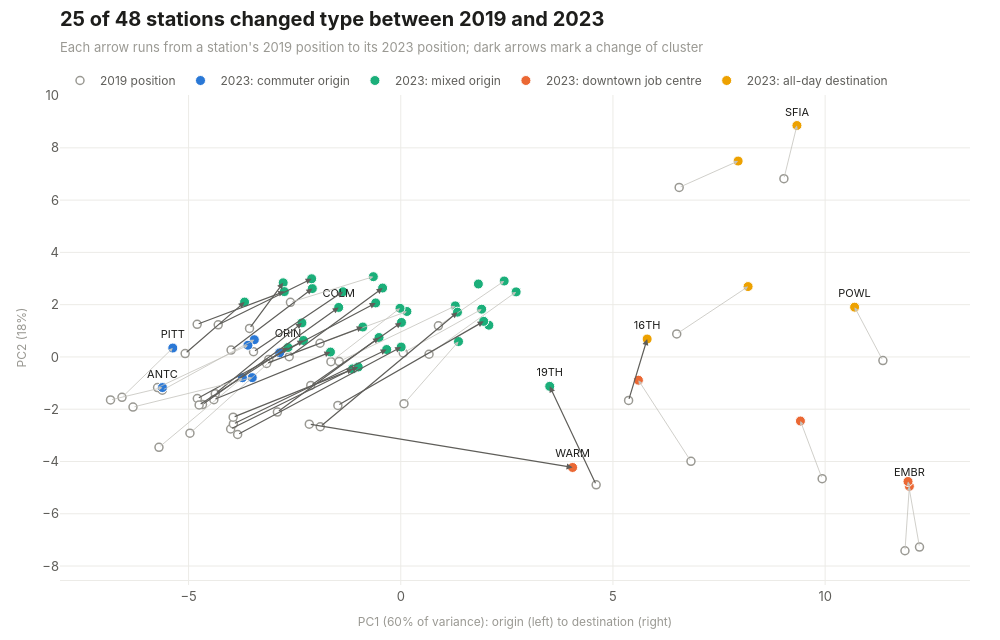

Source (notebook cell):
### Code cell
wide = assignments.pivot(index="station", columns="year", values=["cluster", "pc1", "pc2"])
moves = pd.DataFrame({
    "cluster_2019": wide[("cluster", "2019")],
    "cluster_2023": wide[("cluster", "2023")],
    "pc1_2019": wide[("pc1", "2019")],
    "pc2_2019": wide[("pc2", "2019")],
    "pc1_2023": wide[("pc1", "2023")],
    "pc2_2023": wide[("pc2", "2023")],
})
both_years = moves.dropna().copy()
both_years["switched"] = both_years["cluster_2019"] != both_years["cluster_2023"]
both_years.index.name = "station"
station_records = both_years.reset_index().to_dict("records")

switched_count = 0
for row in station_records:
    if row["switched"]:
        switched_count = switched_count + 1

print(f"stations in both years: {len(both_years)}")
print(f"stations that switched cluster: {switched_count}")

LABELLED = ["WARM", "16TH", "19TH", "COLM", "ORIN", "EMBR", "SFIA", "PITT", "ANTC", "POWL"]

fig = go.Figure()
for row in station_records:
    if row["switched"]:
        arrow_color = viz.INK2
        arrow_width = 1.2
    else:
        arrow_color = viz.CONTEXT
        arrow_width = 0.8
    fig.add_annotation(
        x=row["pc1_2023"], y=row["pc2_2023"], ax=row["pc1_2019"], ay=row["pc2_2019"],
        xref="x", yref="y", axref="x", ayref="y",
        showarrow=True, arrowhead=2, arrowsize=1, arrowwidth=arrow_width, arrowcolor=arrow_color, text="",
    )

points_2019 = assignments[assignments["year"] == "2019"]
fig.add_trace(go.Scatter(
    x=points_2019["pc1"], y=points_2019["pc2"], mode="markers", name="2019 position",
    marker=dict(size=8, color="white", line=dict(color=viz.MUTED, width=1.5)),
    text=points_2019["station"], customdata=points_2019["cluster"],
    hovertemplate="%{text} 2019<br>%{customdata}<extra></extra>",
))

for cluster in CLUSTER_ORDER:
    rows = assignments[(assignments["year"] == "2023") & (assignments["cluster"] == cluster)]
    labels = []
    for station in rows["station"]:
        if station in LABELLED:
            labels.append(station)
        else:
            labels.append("")
    fig.add_trace(go.Scatter(
        x=rows["pc1"], y=rows["pc2"], mode="markers+text", name=f"2023: {cluster}",
        marker=dict(size=10, color=CLUSTER_COLOR[cluster], line=dict(color="white", width=1)),
        text=labels, textposition="top center", textfont=dict(size=11, color=viz.INK),
        customdata=rows["station"],
        hovertemplate="%{customdata} 2023<extra>" + cluster + "</extra>",
    ))

fig.update_layout(hovermode="closest", legend=dict(y=1.0))
fig.update_xaxes(title_text=f"PC1 ({100 * explained[0]:.0f}% of variance): origin (left) to destination (right)", showgrid=True, gridcolor=viz.GRID)
fig.update_yaxes(title_text=f"PC2 ({100 * explained[1]:.0f}%)")

title = f"{switched_count} of {len(both_years)} stations changed type between 2019 and 2023"
subtitle = "Each arrow runs from a station's 2019 position to its 2023 position; dark arrows mark a change of cluster"
viz.titled(fig, title, subtitle)
viz.save(fig, "09_station_map", height=640)
fig

### Figure 1 — Plotly figure (JSON) as saved in the notebook; plotly's stock layout.template omitted (floating-point values rounded to 4 significant figures)
{"data": [{"customdata": ["downtown job centre", "downtown job centre", "downtown job centre", "mixed origin", "commuter origin", "commuter origin", "mixed origin", "commuter origin", "commuter origin", "downtown job centre", "commuter origin", "mixed origin", "commuter origin", "mixed origin", "all-day destination", "commuter origin", "commuter origin", "downtown job centre", "commuter origin", "mixed origin", "commuter origin", "mixed origin", "commuter origin", "mixed origin", "mixed origin", "commuter origin", "downtown job centre", "commuter origin", "commuter origin", "all-day destination", "commuter origin", "commuter origin", "commuter origin", "commuter origin", "commuter origin", "all-day destination", "commuter origin", "commuter origin", "commuter origin", "commuter origin", "all-day destination", "commuter origin", "commuter origin", "commuter origin", "commuter origin", "commuter origin", "commuter origin", "commuter origin"], "hovertemplate": "%{text} 2019<br>%{customdata}<extra></extra>", "marker": {"color": "white", "line": {"color": "#9a9993", "width": 1.5}, "size": 8}, "mode": "markers", "name": "2019 position", "text": ["12TH", "16TH", "19TH", "24TH", "ANTC", "ASHB", "BALB", "BAYF", "CAST", "CIVC", "COLM", "COLS", "CONC", "DALY", "DBRK", "DELN", "DUBL", "EMBR", "FRMT", "FTVL", "GLEN", "HAYW", "LAFY", "LAKE", "MCAR", "MLBR", "MONT", "NBRK", "NCON", "OAKL", "ORIN", "PCTR", "PHIL", "PITT", "PLZA", "POWL", "RICH", "ROCK", "SANL", "SBRN", "SFIA", "SHAY", "SSAN", "UCTY", "WARM", "WCRK", "WDUB", "WOAK"], "type": "scatter", "x": [6.839, 5.369, 4.604, 0.6665, -6.84, -2.629, -1.903, -3.998, -5.619, 9.93, -4.672, 0.8872, -4.371, -1.645, 6.503, -5.081, -4.968, 11.88, -3.844, -2.6, -2.121, -1.451, -4.794, 0.05872, 0.07608, -1.897, 12.22, -3.47, -6.31, 6.561, -4.751, -5.731, -5.697, -6.569, -4.301, 11.36, -3.564, -3.11, -3.161, -1.482, 9.029, -4.404, -4.009, -3.944, -2.155, -2.907, -3.949, -4.797], "y": [-3.995, -1.665, -4.891, 0.1028, -1.646, 0.01146, 0.5232, 0.2634, -1.274, -4.657, -1.823, 1.189, -1.405, -0.1808, 0.8804, 0.1282, -2.919, -7.416, -2.968, 2.09, -1.09, -0.1756, -1.591, 0.1547, -1.789, -2.671, -7.274, 0.198, -1.918, 6.486, -1.836, -1.173, -3.458, -1.547, 1.231, -0.1396, 1.09, -0.09648, -0.25, -1.857, 6.823, -1.635, -2.757, -2.564, -2.574, -2.111, -2.306, 1.249]}, {"customdata": ["ANTC", "CAST", "DUBL", "NCON", "PCTR", "PHIL", "PITT"], "hovertemplate": "%{customdata} 2023<extra>commuter origin</extra>", "marker": {"color": "#2a78d6", "line": {"color": "white", "width": 1}, "size": 10}, "mode": "markers+text", "name": "2023: commuter origin", "text": ["ANTC", "", "", "", "", "", "PITT"], "textfont": {"color": "#1d1d1b", "size": 11}, "textposition": "top center", "type": "scatter", "x": [-5.616, -3.451, -2.854, -3.499, -3.601, -3.731, -5.372], "y": [-1.172, 0.66, 0.1559, -0.7918, 0.447, -0.7934, 0.3404]}, {"customdata": ["19TH", "24TH", "ASHB", "BALB", "BAYF", "BERY", "COLM", "COLS", "CONC", "DALY", "DELN", "FRMT", "FTVL", "GLEN", "HAYW", "LAFY", "LAKE", "MCAR", "MLBR", "MLPT", "NBRK", "ORIN", "PLZA", "RICH", "ROCK", "SANL", "SBRN", "SHAY", "SSAN", "UCTY", "WCRK", "WDUB", "WOAK"], "hovertemplate": "%{customdata} 2023<extra>mixed origin</extra>", "marker": {"color": "#1baf7a", "line": {"color": "white", "width": 1}, "size": 10}, "mode": "markers+text", "name": "2023: mixed origin", "text": ["19TH", "", "", "", "", "", "COLM", "", "", "", "", "", "", "", "", "", "", "", "", "", "", "ORIN", "", "", "", "", "", "", "", "", "", "", ""], "textfont": {"color": "#1d1d1b", "size": 11}, "textposition": "top center", "type": "scatter", "x": [3.511, 2.719, -0.4279, 0.1446, -2.084, 1.829, -1.463, 2.437, -2.328, -0.01753, -3.68, 0.009939, -0.6462, 0.01699, 1.285, -2.292, 1.907, 1.361, 1.337, 2.077, -1.36, -2.656, -2.1, -2.771, -0.5901, -0.894, 1.955, -1.656, -1.133, -0.3314, -0.512, -1.001, -2.744], "y": [-1.125, 2.489, 2.636, 1.739, 2.616, 2.791, 1.894, 2.905, 1.303, 1.862, 2.099, 0.3778, 3.071, 1.32, 1.954, 0.6292, 1.827, 0.5901, 1.712, 1.215, 2.495, 0.3626, 2.991, 2.837, 2.066, 1.144, 1.362, 0.1864, -0.4562, 0.2837, 0.7436, -0.3853, 2.5]}, {"customdata": ["12TH", "CIVC", "EMBR", "MONT", "WARM"], "hovertemplate": "%{customdata} 2023<extra>downtown job centre</extra>", "marker": {"color": "#eb6834", "line": {"color": "white", "width": 1}, "size": 10}, "mode": "markers+text", "name": "2023: downtown job centre", "text": ["", "", "EMBR", "", "WARM"], "textfont": {"color": "#1d1d1b", "size": 11}, "textposition": "top center", "type": "scatter", "x": [5.6, 9.418, 11.99, 11.95, 4.049], "y": [-0.8896, -2.452, -4.948, -4.765, -4.229]}, {"customdata": ["16TH", "DBRK", "OAKL", "POWL", "SFIA"], "hovertemplate": "%{customdata} 2023<extra>all-day destination</extra>", "marker": {"color": "#eda100", "line": {"color": "white", "width": 1}, "size": 10}, "mode": "markers+text", "name": "2023: all-day destination", "text": ["16TH", "", "", "POWL", "SFIA"], "textfont": {"color": "#1d1d1b", "size": 11}, "textposition": "top center", "type": "scatter", "x": [5.806, 8.185, 7.95, 10.69, 9.336], "y": [0.6855, 2.693, 7.495, 1.905, 8.855]}], "layout": {"annotations": [{"arrowcolor": "#c4c3bd", "arrowhead": 2, "arrowsize": 1, "arrowwidth": 0.8, "ax": 6.839, "axref": "x", "ay": -3.995, "ayref": "y", "showarrow": true, "text": "", "x": 5.6, "xref": "x", "y": -0.8896, "yref": "y"}, {"arrowcolor": "#5f5e5a", "arrowhead": 2, "arrowsize": 1, "arrowwidth": 1.2, "ax": 5.369, "axref": "x", "ay": -1.665, "ayref": "y", "showarrow": true, "text": "", "x": 5.806, "xref": "x", "y": 0.6855, "yref": "y"}, {"arrowcolor": "#5f5e5a", "arrowhead": 2, "arrowsize": 1, "arrowwidth": 1.2, "ax": 4.604, "axref": "x", "ay": -4.891, "ayref": "y", "showarrow": true, "text": "", "x": 3.511, "xref": "x", "y": -1.125, "yref": "y"}, {"arrowcolor": "#c4c3bd", "arrowhead": 2, "arrowsize": 1, "arrowwidth": 0.8, "ax": 0.6665, "axref": "x", "ay": 0.1028, "ayref": "y", "showarrow": true, "text": "", "x": 2.719, "xref": "x", "y": 2.489, "yref": "y"}, {"arrowcolor": "#c4c3bd", "arrowhead": 2, "arrowsize": 1, "arrowwidth": 0.8, "ax": -6.84, "axref": "x", "ay": -1.646, "ayref": "y", "showarrow": true, "text": "", "x": -5.616, "xref": "x", "y": -1.172, "yref": "y"}, {"arrowcolor": "#5f5e5a", "arrowhead": 2, "arrowsize": 1, "arrowwidth": 1.2, "ax": -2.629, "axref": "x", "ay": 0.01146, "ayref": "y", "showarrow": true, "text": "", "x": -0.4279, "xref": "x", "y": 2.636, "yref": "y"}, {"arrowcolor": "#c4c3bd", "arrowhead": 2, "arrowsize": 1, "arrowwidth": 0.8, "ax": -1.903, "axref": "x", "ay": 0.5232, "ayref": "y", "showarrow": true, "text": "", "x": 0.1446, "xref": "x", "y": 1.739, "yref": "y"}, {"arrowcolor": "#5f5e5a", "arrowhead": 2, "arrowsize": 1, "arrowwidth": 1.2, "ax": -3.998, "axref": "x", "ay": 0.2634, "ayref": "y", "showarrow": true, "text": "", "x": -2.084, "xref": "x", "y": 2.616, "yref": "y"}, {"arrowcolor": "#c4c3bd", "arrowhead": 2, "arrowsize": 1, "arrowwidth": 0.8, "ax": -5.619, "axref": "x", "ay": -1.274, "ayref": "y", "showarrow": true, "text": "", "x": -3.451, "xref": "x", "y": 0.66, "yref": "y"}, {"arrowcolor": "#c4c3bd", "arrowhead": 2, "arrowsize": 1, "arrowwidth": 0.8, "ax": 9.93, "axref": "x", "ay": -4.657, "ayref": "y", "showarrow": true, "text": "", "x": 9.418, "xref": "x", "y": -2.452, "yref": "y"}, {"arrowcolor": "#5f5e5a", "arrowhead": 2, "arrowsize": 1, "arrowwidth": 1.2, "ax": -4.672, "axref": "x", "ay": -1.823, "ayref": "y", "showarrow": true, "text": "", "x": -1.463, "xref": "x", "y": 1.894, "yref": "y"}, {"arrowcolor": "#c4c3bd", "arrowhead": 2, "arrowsize": 1, "arrowwidth": 0.8, "ax": 0.8872, "axref": "x", "ay": 1.189, "ayref": "y", "showarrow": true, "text": "", "x": 2.437, "xref": "x", "y": 2.905, "yref": "y"}, {"arrowcolor": "#5f5e5a", "arrowhead": 2, "arrowsize": 1, "arrowwidth": 1.2, "ax": -4.371, "axref": "x", "ay": -1.405, "ayref": "y", "showarrow": true, "text": "", "x": -2.328, "xref": "x", "y": 1.303, "yref": "y"}, {"arrowcolor": "#c4c3bd", "arrowhead": 2, "arrowsize": 1, "arrowwidth": 0.8, "ax": -1.645, "axref": "x", "ay": -0.1808, "ayref": "y", "showarrow": true, "text": "", "x": -0.01753, "xref": "x", "y": 1.862, "yref": "y"}, {"arrowcolor": "#c4c3bd", "arrowhead": 2, "arrowsize": 1, "arrowwidth": 0.8, "ax": 6.503, "axref": "x", "ay": 0.8804, "ayref": "y", "showarrow": true, "text": "", "x": 8.185, "xref": "x", "y": 2.693, "yref": "y"}, {"arrowcolor": "#5f5e5a", "arrowhead": 2, "arrowsize": 1, "arrowwidth": 1.2, "ax": -5.081, "axref": "x", "ay": 0.1282, "ayref": "y", "showarrow": true, "text": "", "x": -3.68, "xref": "x", "y": 2.099, "yref": "y"}, {"arrowcolor": "#c4c3bd", "arrowhead": 2, "arrowsize": 1, "arrowwidth": 0.8, "ax": -4.968, "axref": "x", "ay": -2.919, "ayref": "y", "showarrow": true, "text": "", "x": -2.854, "xref": "x", "y": 0.1559, "yref": "y"}, {"arrowcolor": "#c4c3bd", "arrowhead": 2, "arrowsize": 1, "arrowwidth": 0.8, "ax": 11.88, "axref": "x", "ay": -7.416, "ayref": "y", "showarrow": true, "text": "", "x": 11.99, "xref": "x", "y": -4.948, "yref": "y"}, {"arrowcolor": "#5f5e5a", "arrowhead": 2, "arrowsize": 1, "arrowwidth": 1.2, "ax": -3.844, "axref": "x", "ay": -2.968, "ayref": "y", "showarrow": true, "text": "", "x": 0.009939, "xref": "x", "y": 0.3778, "yref": "y"}, {"arrowcolor": "#c4c3bd", "arrowhead": 2, "arrowsize": 1, "arrowwidth": 0.8, "ax": -2.6, "axref": "x", "ay": 2.09, "ayref": "y", "showarrow": true, "text": "", "x": -0.6462, "xref": "x", "y": 3.071, "yref": "y"}, {"arrowcolor": "#5f5e5a", "arrowhead": 2, "arrowsize": 1, "arrowwidth": 1.2, "ax": -2.121, "axref": "x", "ay": -1.09, "ayref": "y", "showarrow": true, "text": "", "x": 0.01699, "xref": "x", "y": 1.32, "yref": "y"}, {"arrowcolor": "#c4c3bd", "arrowhead": 2, "arrowsize": 1, "arrowwidth": 0.8, "ax": -1.451, "axref": "x", "ay": -0.1756, "ayref": "y", "showarrow": true, "text": "", "x": 1.285, "xref": "x", "y": 1.954, "yref": "y"}, {"arrowcolor": "#5f5e5a", "arrowhead": 2, "arrowsize": 1, "arrowwidth": 1.2, "ax": -4.794, "axref": "x", "ay": -1.591, "ayref": "y", "showarrow": true, "text": "", "x": -2.292, "xref": "x", "y": 0.6292, "yref": "y"}, {"arrowcolor": "#c4c3bd", "arrowhead": 2, "arrowsize": 1, "arrowwidth": 0.8, "ax": 0.05872, "axref": "x", "ay": 0.1547, "ayref": "y", "showarrow": true, "text": "", "x": 1.907, "xref": "x", "y": 1.827, "yref": "y"}, {"arrowcolor": "#c4c3bd", "arrowhead": 2, "arrowsize": 1, "arrowwidth": 0.8, "ax": 0.07608, "axref": "x", "ay": -1.789, "ayref": "y", "showarrow": true, "text": "", "x": 1.361, "xref": "x", "y": 0.5901, "yref": "y"}, {"arrowcolor": "#5f5e5a", "arrowhead": 2, "arrowsize": 1, "arrowwidth": 1.2, "ax": -1.897, "axref": "x", "ay": -2.671, "ayref": "y", "showarrow": true, "text": "", "x": 1.337, "xref": "x", "y": 1.712, "yref": "y"}, {"arrowcolor": "#c4c3bd", "arrowhead": 2, "arrowsize": 1, "arrowwidth": 0.8, "ax": 12.22, "axref": "x", "ay": -7.274, "ayref": "y", "showarrow": true, "text": "", "x": 11.95, "xref": "x", "y": -4.765, "yref": "y"}, {"arrowcolor": "#5f5e5a", "arrowhead": 2, "arrowsize": 1, "arrowwidth": 1.2, "ax": -3.47, "axref": "x", "ay": 0.198, "ayref": "y", "showarrow": true, "text": "", "x": -1.36, "xref": "x", "y": 2.495, "yref": "y"}, {"arrowcolor": "#c4c3bd", "arrowhead": 2, "arrowsize": 1, "arrowwidth": 0.8, "ax": -6.31, "axref": "x", "ay": -1.918, "ayref": "y", "showarrow": true, "text": "", "x": -3.499, "xref": "x", "y": -0.7918, "yref": "y"}, {"arrowcolor": "#c4c3bd", "arrowhead": 2, "arrowsize": 1, "arrowwidth": 0.8, "ax": 6.561, "axref": "x", "ay": 6.486, "ayref": "y", "showarrow": true, "text": "", "x": 7.95, "xref": "x", "y": 7.495, "yref": "y"}, {"arrowcolor": "#5f5e5a", "arrowhead": 2, "arrowsize": 1, "arrowwidth": 1.2, "ax": -4.751, "axref": "x", "ay": -1.836, "ayref": "y", "showarrow": true, "text": "", "x": -2.656, "xref": "x", "y": 0.3626, "yref": "y"}, {"arrowcolor": "#c4c3bd", "arrowhead": 2, "arrowsize": 1, "arrowwidth": 0.8, "ax": -5.731, "axref": "x", "ay": -1.173, "ayref": "y", "showarrow": true, "text": "", "x": -3.601, "xref": "x", "y": 0.447, "yref": "y"}, {"arrowcolor": "#c4c3bd", "arrowhead": 2, "arrowsize": 1, "arrowwidth": 0.8, "ax": -5.697, "axref": "x", "ay": -3.458, "ayref": "y", "showarrow": true, "text": "", "x": -3.731, "xref": "x", "y": -0.7934, "yref": "y"}, {"arrowcolor": "#c4c3bd", "arrowhead": 2, "arrowsize": 1, "arrowwidth": 0.8, "ax": -6.569, "axref": "x", "ay": -1.547, "ayref": "y", "showarrow": true, "text": "", "x": -5.372, "xref": "x", "y": 0.3404, "yref": "y"}, {"arrowcolor": "#5f5e5a", "arrowhead": 2, "arrowsize": 1, "arrowwidth": 1.2, "ax": -4.301, "axref": "x", "ay": 1.231, "ayref": "y", "showarrow": true, "text": "", "x": -2.1, "xref": "x", "y": 2.991, "yref": "y"}, {"arrowcolor": "#c4c3bd", "arrowhead": 2, "arrowsize": 1, "arrowwidth": 0.8, "ax": 11.36, "axref": "x", "ay": -0.1396, "ayref": "y", "showarrow": true, "text": "", "x": 10.69, "xref": "x", "y": 1.905, "yref": "y"}, {"arrowcolor": "#5f5e5a", "arrowhead": 2, "arrowsize": 1, "arrowwidth": 1.2, "ax": -3.564, "axref": "x", "ay": 1.09, "ayref": "y", "showarrow": true, "text": "", "x": -2.771, "xref": "x", "y": 2.837, "yref": "y"}, {"arrowcolor": "#5f5e5a", "arrowhead": 2, "arrowsize": 1, "arrowwidth": 1.2, "ax": -3.11, "axref": "x", "ay": -0.09648, "ayref": "y", "showarrow": true, "text": "", "x": -0.5901, "xref": "x", "y": 2.066, "yref": "y"}, {"arrowcolor": "#5f5e5a", "arrowhead": 2, "arrowsize": 1, "arrowwidth": 1.2, "ax": -3.161, "axref": "x", "ay": -0.25, "ayref": "y", "showarrow": true, "text": "", "x": -0.894, "xref": "x", "y": 1.144, "yref": "y"}, {"arrowcolor": "#5f5e5a", "arrowhead": 2, "arrowsize": 1, "arrowwidth": 1.2, "ax": -1.482, "axref": "x", "ay": -1.857, "ayref": "y", "showarrow": true, "text": "", "x": 1.955, "xref": "x", "y": 1.362, "yref": "y"}, {"arrowcolor": "#c4c3bd", "arrowhead": 2, "arrowsize": 1, "arrowwidth": 0.8, "ax": 9.029, "axref": "x", "ay": 6.823, "ayref": "y", "showarrow": true, "text": "", "x": 9.336, "xref": "x", "y": 8.855, "yref": "y"}, {"arrowcolor": "#5f5e5a", "arrowhead": 2, "arrowsize": 1, "arrowwidth": 1.2, "ax": -4.404, "axref": "x", "ay": -1.635, "ayref": "y", "showarrow": true, "text": "", "x": -1.656, "xref": "x", "y": 0.1864, "yref": "y"}, {"arrowcolor": "#5f5e5a", "arrowhead": 2, "arrowsize": 1, "arrowwidth": 1.2, "ax": -4.009, "axref": "x", "ay": -2.757, "ayref": "y", "showarrow": true, "text": "", "x": -1.133, "xref": "x", "y": -0.4562, "yref": "y"}, {"arrowcolor": "#5f5e5a", "arrowhead": 2, "arrowsize": 1, "arrowwidth": 1.2, "ax": -3.944, "axref": "x", "ay": -2.564, "ayref": "y", "showarrow": true, "text": "", "x": -0.3314, "xref": "x", "y": 0.2837, "yref": "y"}, {"arrowcolor": "#5f5e5a", "arrowhead": 2, "arrowsize": 1, "arrowwidth": 1.2, "ax": -2.155, "axref": "x", "ay": -2.574, "ayref": "y", "showarrow": true, "text": "", "x": 4.049, "xref": "x", "y": -4.229, "yref": "y"}, {"arrowcolor": "#5f5e5a", "arrowhead": 2, "arrowsize": 1, "arrowwidth": 1.2, "ax": -2.907, "axref": "x", "ay": -2.111, "ayref": "y", "showarrow": true, "text": "", "x": -0.512, "xref": "x", "y": 0.7436, "yref": "y"}, {"arrowcolor": "#5f5e5a", "arrowhead": 2, "arrowsize": 1, "arrowwidth": 1.2, "ax": -3.949, "axref": "x", "ay": -2.306, "ayref": "y", "showarrow": true, "text": "", "x": -1.001, "xref": "x", "y": -0.3853, "yref": "y"}, {"arrowcolor": "#5f5e5a", "arrowhead": 2, "arrowsize": 1, "arrowwidth": 1.2, "ax": -4.797, "axref": "x", "ay": 1.249, "ayref": "y", "showarrow": true, "text": "", "x": -2.744, "xref": "x", "y": 2.5, "yref": "y"}], "height": 640, "hovermode": "closest", "legend": {"y": 1}, "title": {"text": "<b>25 of 48 stations changed type between 2019 and 2023</b><br><span style='font-size:13px;color:#9a9993'>Each arrow runs from a station's 2019 position to its 2023 position; dark arrows mark a change of cluster</span>"}, "width": 1000, "xaxis": {"gridcolor": "#ecebe7", "showgrid": true, "title": {"text": "PC1 (60% of variance): origin (left) to destination (right)"}}, "yaxis": {"title": {"text": "PC2 (18%)"}}}}
